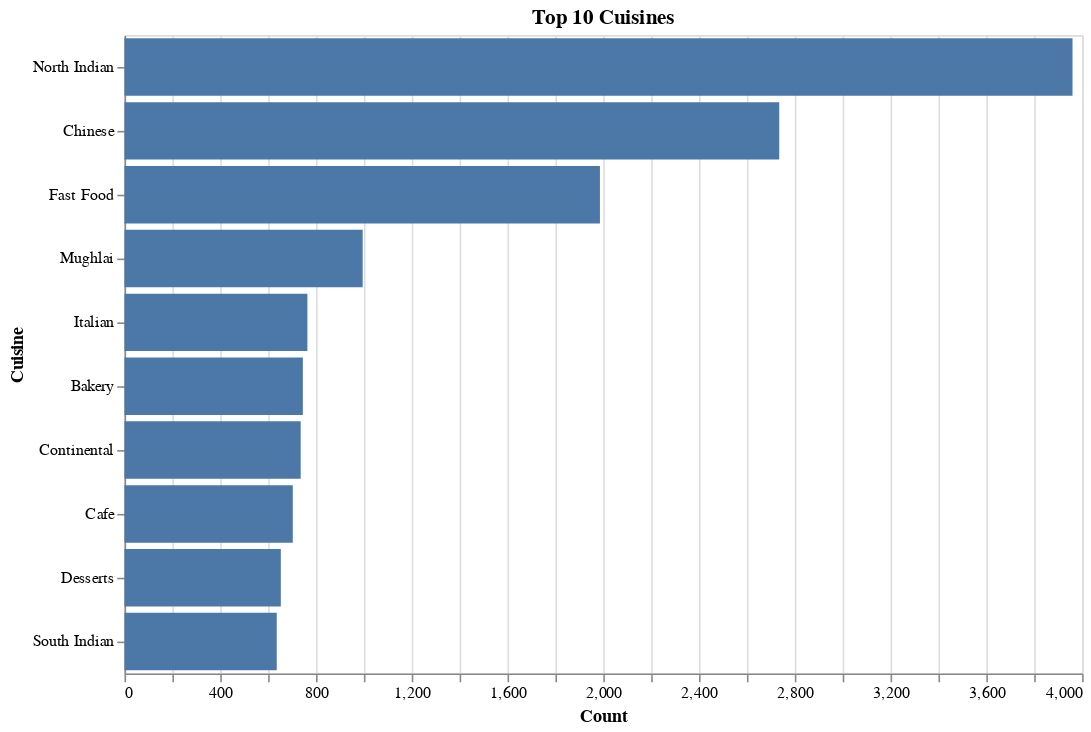

Write notebook code for a chart like this one.
### Code cell
import altair as alt

cuisine_list = df['Cuisines'].dropna().str.split(', ')
flat_cuisines = [c for sublist in cuisine_list for c in sublist]
cuisine_counts = pd.Series(flat_cuisines).value_counts().reset_index().head(10)
cuisine_counts.columns = ['Cuisine', 'Count']

chart = alt.Chart(cuisine_counts).mark_bar().encode(
    x='Count:Q',
    y=alt.Y('Cuisine:N', sort='-x'),
    tooltip=['Cuisine', 'Count']
).properties(
    width=600,
    height=400,
    title='Top 10 Cuisines'
)

chart.display()

### Figure 1 — Vega-Lite specification as saved in the notebook (floating-point values rounded to 4 significant figures)
{"config": {"view": {"continuousWidth": 300, "continuousHeight": 300}}, "data": {"name": "data-a0e9ed0637046159a81e824088f97846"}, "mark": {"type": "bar"}, "encoding": {"tooltip": [{"field": "Cuisine", "type": "nominal"}, {"field": "Count", "type": "quantitative"}], "x": {"field": "Count", "type": "quantitative"}, "y": {"field": "Cuisine", "sort": "-x", "type": "nominal"}}, "height": 400, "title": "Top 10 Cuisines", "width": 600, "$schema": "https://vega.github.io/schema/vega-lite/v5.8.0.json", "datasets": {"data-a0e9ed0637046159a81e824088f97846": [{"Cuisine": "North Indian", "Count": 3960}, {"Cuisine": "Chinese", "Count": 2735}, {"Cuisine": "Fast Food", "Count": 1986}, {"Cuisine": "Mughlai", "Count": 995}, {"Cuisine": "Italian", "Count": 764}, {"Cuisine": "Bakery", "Count": 745}, {"Cuisine": "Continental", "Count": 736}, {"Cuisine": "Cafe", "Count": 703}, {"Cuisine": "Desserts", "Count": 653}, {"Cuisine": "South Indian", "Count": 636}]}}
